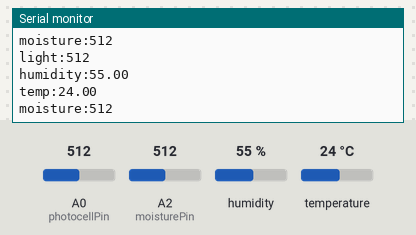
A sketch run on a simulated Arduino Uno, built with avr-gcc and run on an emulated ATmega328P. On the bench: the last lines printed to the serial monitor. The inputs (shaded band) are chosen by the test bench; at power-on: humidity 55 %, A0 (photocellPin) = 512, A2 (moisturePin) = 512, temperature 24 °C.

Above: at 2.8 s.
2.9 s: humidity set to 22 %
At 4.7 s:
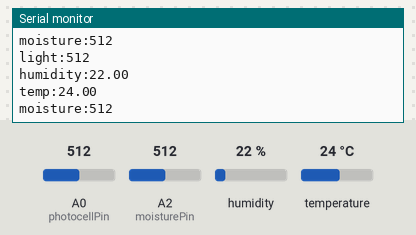
5.6 s: A0 (photocellPin) set to 716
8.3 s: A2 (moisturePin) set to 716
At 10.8 s:
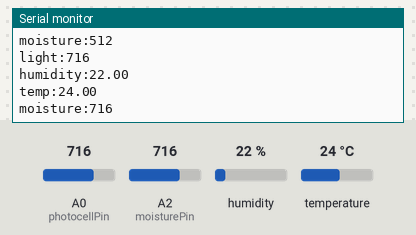
11.0 s: temperature set to 12 °C
At 13.0 s:
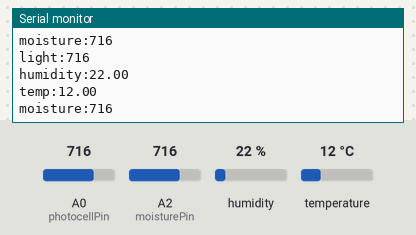
13.7 s: A0 (photocellPin) set to 992
16.4 s: A2 (moisturePin) set to 992
At 19.6 s:
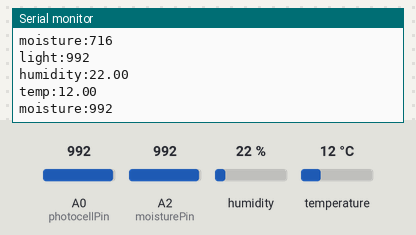
Timing chart, 0 to 20.1 s (numbered marks = the images above; inputs shaded):
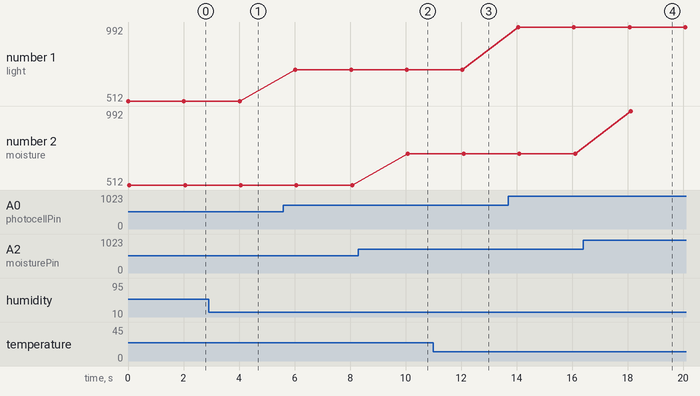

The sketch:

hackTheNorth2016.ino
```cpp
/* Hack the North 2016 */
#include <DHT.h>

#define DHTPIN (A1)
#define DHTTYPE DHT22

DHT dht(DHTPIN, DHTTYPE);

float airHumidity;
float airTemperature;

int photocellPin = 0;     // the cell and 10K pulldown are connected to a0
int photocellReading;     // the analog reading from the sensor divider

int moisturePin = A2;

void setup(void) {
  pinMode(A1, OUTPUT);
  digitalWrite(A1, HIGH);

  Serial.begin(9600);
  dht.begin();
}

void loop(void) {
  photocellReading = analogRead(photocellPin);
  airHumidity = dht.readHumidity();
  airTemperature = dht.readTemperature();
  Serial.print("light:");
  Serial.println(photocellReading); // the raw analog reading
  Serial.print("humidity:");
  Serial.println(airHumidity);
  Serial.print("temp:");
  Serial.println(airTemperature);
  Serial.print("moisture:");
  Serial.println(analogRead(moisturePin));

  delay(2000);
}
```

Measured:
- after the input at 2.9 s, the serial monitor: prints a new line after 1.1 s (image 1)
- after the input at 8.3 s, the serial monitor: prints a new line after 1.8 s (image 2)
- after the input at 11.0 s, the serial monitor: prints a new line after 1.1 s (image 3)
- after the input at 16.4 s, the serial monitor: prints a new line after 1.7 s (image 4)
- plotted number 1: 512 → 716 after the input at 5.6 s, 716 → 992 after the input at 13.7 s
